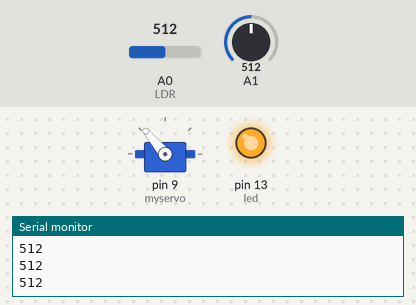
The sketch below on a simulated Arduino Uno, built with avr-gcc and run on an emulated ATmega328P. Parts: servo, output pins drawn as LEDs (lit = HIGH), the last lines printed to the serial monitor. The inputs (shaded band) are chosen by the test bench; at power-on: A1 = 512, A0 (LDR) = 512.

Above: at 1.2 s.
1.3 s: A1 set to 483
At 2.5 s:
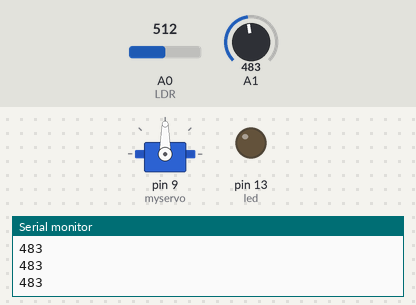
2.8 s: A0 (LDR) set to 488
4.3 s: A0 (LDR) set to 472
At 4.83 s:
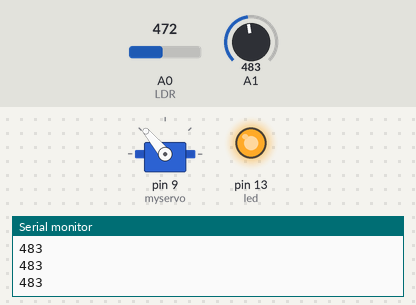
7.3 s: A0 (LDR) set to 490
At 7.6 s:
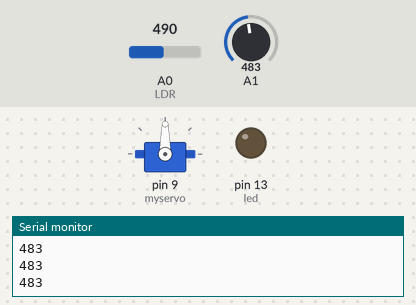
8.8 s: A0 (LDR) set to 470
At 9.33 s:
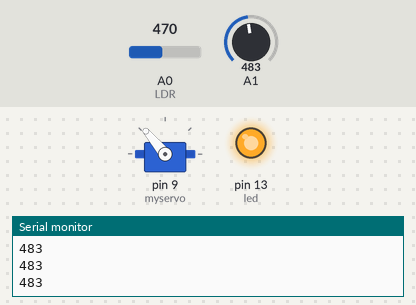
Timing chart, 0 to 11.8 s (numbered marks = the images above; inputs shaded):
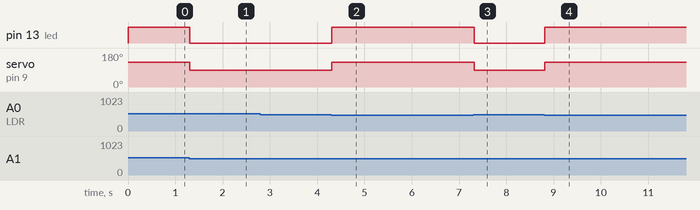

Measured:
- the behaviour switches between 501 and 500 on A1 (found by bisection; images 0 and 1)
- the behaviour switches between 480 and 479 on A0 (LDR) (found by bisection; images 1 and 2)
- after the input at 1.3 s, pin 13 (led): HIGH → LOW at once; servo on pin 9 (myservo): 130° → 90° at once
- after the input at 4.3 s, pin 13 (led): LOW → HIGH at once; servo on pin 9 (myservo): 90° → 130° at once
- after the input at 7.3 s, pin 13 (led): HIGH → LOW at once; servo on pin 9 (myservo): 130° → 90° at once
- after the input at 8.8 s, pin 13 (led): LOW → HIGH at once; servo on pin 9 (myservo): 90° → 130° at once

The sketch:

Google_Chrome_Game.ino
```cpp
#include <Servo.h>
#define led  13 //3.Pinde LED olduğunu tanımlıyoruz

Servo myservo;
void setup() {

    pinMode(led,OUTPUT); //LED'in çıkış elemanı olduğunu belirtiyoruz
    Serial.begin(9600); //9600 Baundluk bir seri haberleşme başlatıyoruz
    myservo.attach(9);
}

void loop() {

  int isik = analogRead(A0); //Işık değişkenini A0 pinindeki LDR ile okuyoruz
  int zemin = analogRead(A1);
  Serial.println(zemin); //Okunan değeri seri iletişim ekranına yansıtıyoruz


  if(zemin > 500){
  if(isik > 480){
    myservo.write(130);
    digitalWrite(13,HIGH);
    delay(100);
    myservo.write(90);
    digitalWrite(13,LOW);
  }
  }
  else{

   if(isik < 480){
    myservo.write(130);
    digitalWrite(13,HIGH);
    delay(150);
    myservo.write(90);
    digitalWrite(13,LOW);


  }
}}
```
